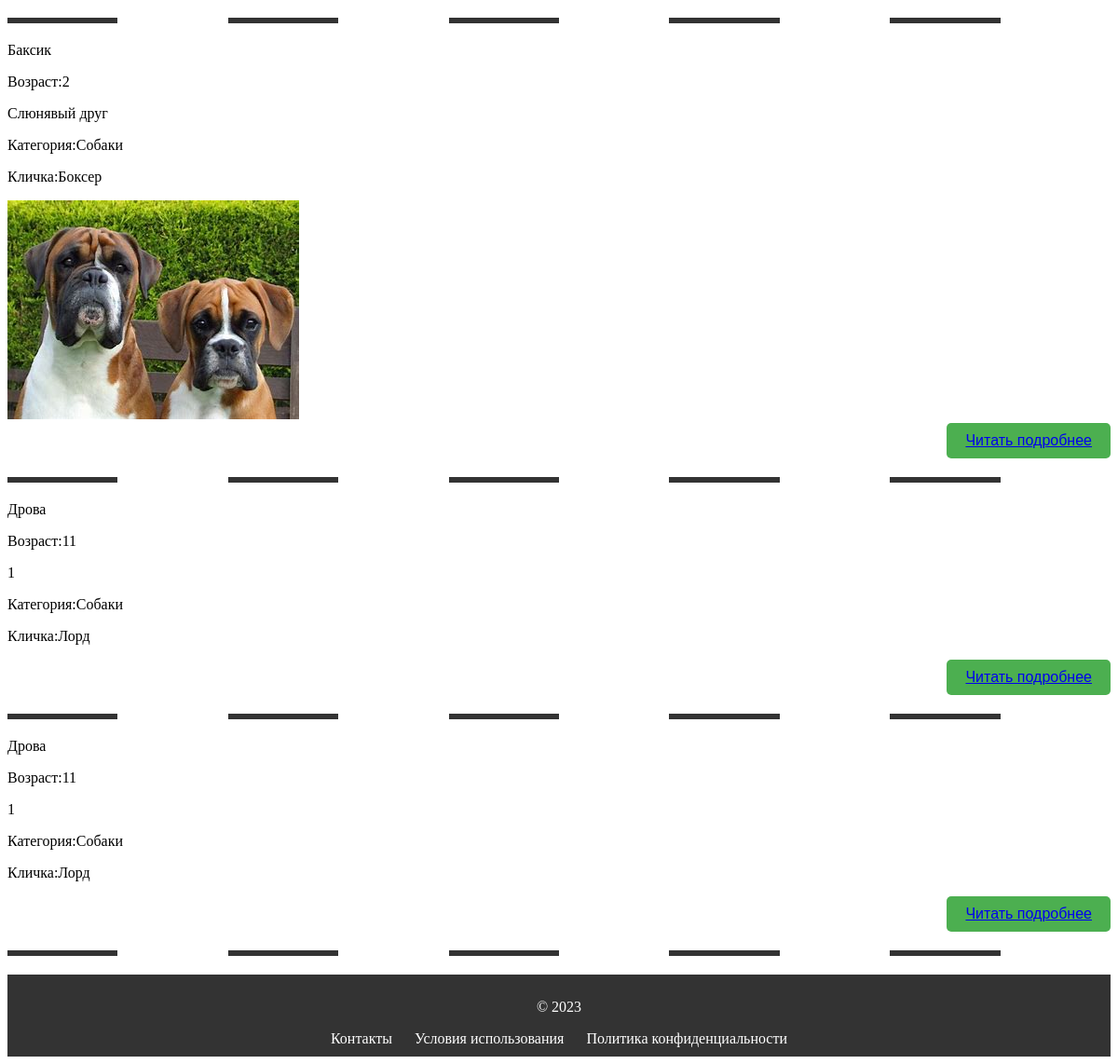
Before: / (lower part) with the older database file.
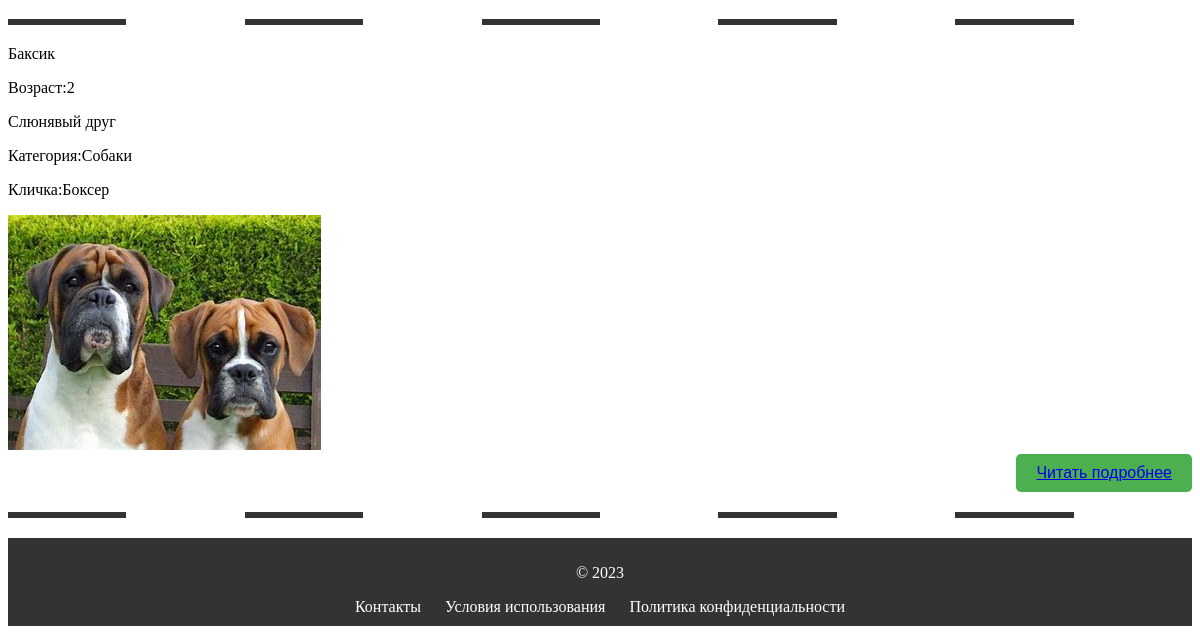
After: the same page with the newer database file.
### info/models.py (models this page shows, shortened)
class Animal(models.Model):
    name = models.CharField(max_length=150)
    age = models.SmallIntegerField()
    text = models.TextField()
    image = models.ImageField(upload_to='animals',blank=True)
    category = models.ForeignKey(Category,on_delete=models.CASCADE)
    nickname = models.CharField(max_length=160)

class Category(models.Model):
    category = models.CharField(max_length=150)
    description = models.TextField()
    def __str__(self):
        return self.category

### info/views.py (the view)
# urls.py: path('',index,name='index'),
def index(request):
    cat = Category.objects.all()
    ani = Animal.objects.all()
    context = {'cat':cat,'animal':ani}
    return render(request,'info/index.html',context=context)

### templates/info/index.html (shortened to what this page needs)
{% extends 'info/base.html' %}
{% load static %}
{% block content %}
    <main>
      {% for i in animal %}
      <p>{{ i.name }}</p>
      <p>Возраст:{{ i.age }}</p>
      <p>{{ i.text }}</p>
      <p>Категория:{{ i.category }}</p>
      <p>Кличка:{{ i.nickname }}</p>
      {% if i.image %}
      <img src="{{ i.image.url }}">
      {% endif %}
      <div class="button-container">
        <button class="my-button"><a href="{% url 'post' i.pk %}">Читать подробнее</a></button>
      </div>
      <hr>
      {% endfor %}
    </main>
{% endblock content %}

Changed rows visible on the page:
removed Animal: name "Дрова", age "11", text "1", category "Собаки", nickname "Лорд"
removed Animal: name "Дрова", age "11", text "1", category "Собаки", nickname "Лорд"
